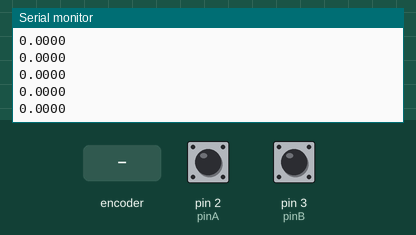
Recording of a sketch running on a simulated Arduino Uno, built with avr-gcc and run on an emulated ATmega328P. On the bench: the last lines printed to the serial monitor. The test bench sets the inputs (shaded band); at power-on: pin 2 (pinA) HIGH, pin 3 (pinB) HIGH.

Above: at 1.2 s.
1.3 s: rotary encoder on pin 2 (pinA) / pin 3 (pinB) turned 1 step (first pin leading)
At 1.32 s:
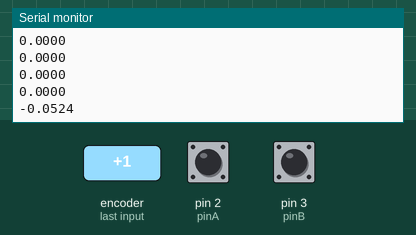
3.0 s: rotary encoder on pin 2 (pinA) / pin 3 (pinB) turned 2 steps (second pin leading)
At 3.02 s:
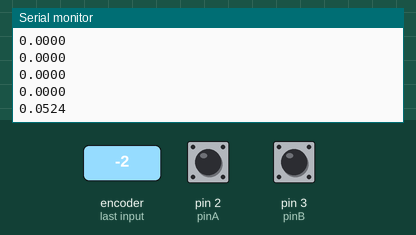
Timing chart, 0 to 6.0 s (numbered marks = the images above; inputs shaded):
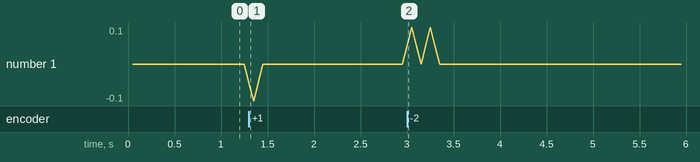

Measured:
- after the input at 1.3 s, the serial monitor: prints a new line at once (image 1)
- after the input at 3.0 s, the serial monitor: prints a new line at once (image 2)

The sketch:

encoder_unoWifi.ino
```cpp
#define CPR 600

int pinA = 2;
int pinB = 3;
volatile int count = 0;
int lastCount = 0;
unsigned long lastTime;
const unsigned long sampleInterval = 50; //  milisecond sampling interval

void setup() {
  Serial.begin(9600);
  pinMode(pinA, INPUT);
  pinMode(pinB, INPUT);
  attachInterrupt(digitalPinToInterrupt(pinA), ISR_A, CHANGE);
  attachInterrupt(digitalPinToInterrupt(pinB), ISR_B, CHANGE);
  lastTime = millis();
}

void loop() {
  // Serial.println(millis());
  if(millis() - lastTime >= sampleInterval) {
    float radPerSecond = (float)(count - lastCount)*(2*PI) / (4*(millis()-lastTime)*0.001*CPR);
    // Serial.print("rad/s: ");
    Serial.println(radPerSecond, 4); // 4 decimal places
    // Serial.println((float)(count - lastCount)/4);
    // Serial.println((millis()-lastTime)*0.001);

    lastCount = count;
    lastTime += sampleInterval;
  }
}

void ISR_A() {
  if (digitalRead(pinA) != digitalRead(pinB)) {
    count--;
  } else {
    count++;
  }
}

void ISR_B() {
  if (digitalRead(pinB) != digitalRead(pinA)) {
    count++;
  } else {
    count--;
  }
}
```
